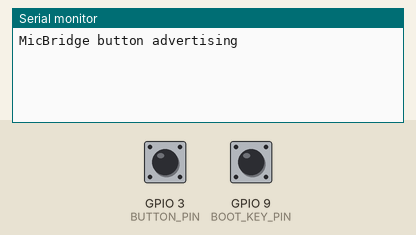
A sketch run on a simulated Seeed XIAO ESP32-C3. Parts: the last lines printed to the serial monitor. The test bench sets the inputs (shaded band); at power-on: GPIO 3 (BUTTON_PIN) HIGH, GPIO 9 (BOOT_KEY_PIN) HIGH. Nothing arrives over Bluetooth unless stated; a phone connects over Bluetooth LE 3 s after start.

Above: at 1.2 s.
1.3 s: GPIO 3 (BUTTON_PIN) pulled LOW for 0.15 s
At 1.43 s:
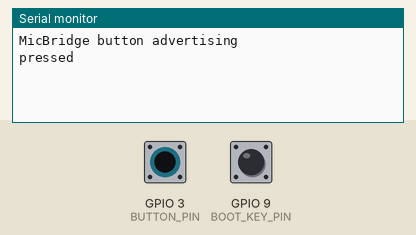
At 2.0 s:
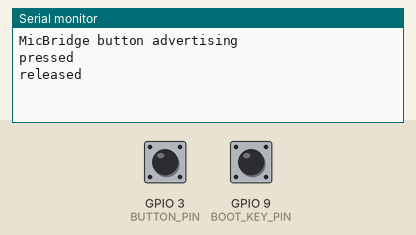

The sketch:

esp32c3_ptt.ino
```cpp
// MicBridge push-to-talk button for Seeed XIAO ESP32C3.
//
// Wiring: momentary button between D1 (GPIO3) and GND. No resistor needed (internal pull-up).
// The on-board BOOT button (GPIO9) also works as a talk button, handy before wiring anything.
// Attach the U.FL antenna that ships with the board, otherwise BLE range is only ~1 m.
//
// Board: "XIAO_ESP32C3" (esp32 core 3.x, built-in BLE library, no extra dependency).
//
// GATT contract (must match app/src/main/java/com/jack/micbridge/ble/ButtonProtocol.kt):
//   service  8f1d0001-6b5c-4c3e-9a2e-5f3b7d9c0a11
//   state    8f1d0002-6b5c-4c3e-9a2e-5f3b7d9c0a11  read + notify, payload [state, seq]
//            state 1 = pressed, 0 = released; seq wraps 0..255
//   While pressed the packet repeats every HEARTBEAT_MS; the phone mutes if it hears
//   nothing for 1.5 s, so a dead button can never leave the mic open.

#include <BLEDevice.h>
#include <BLEServer.h>
#include <BLE2902.h>

static const int BUTTON_PIN = D1;              // GPIO3. Avoid strapping pins 2, 8, 9 for wiring.
static const int BOOT_KEY_PIN = 9;                 // on-board BOOT button, read only after boot
static const uint32_t LOCKOUT_MS = 25;         // ignore contact bounce after an accepted edge
static const uint32_t HEARTBEAT_MS = 400;
static const char *DEVICE_NAME = "MicBridge-BTN";

#define SERVICE_UUID "8f1d0001-6b5c-4c3e-9a2e-5f3b7d9c0a11"
#define STATE_UUID   "8f1d0002-6b5c-4c3e-9a2e-5f3b7d9c0a11"

static BLECharacteristic *stateChar = nullptr;
static volatile bool connected = false;
static bool pressed = false;
static uint8_t seq = 0;
static uint32_t lastEdgeMs = 0;
static uint32_t lastSentMs = 0;

static bool buttonDown() {
  return digitalRead(BUTTON_PIN) == LOW || digitalRead(BOOT_KEY_PIN) == LOW;
}

static void publish() {
  uint8_t payload[2] = {static_cast<uint8_t>(pressed ? 1 : 0), seq++};
  stateChar->setValue(payload, sizeof(payload));  // also what a fresh client reads
  if (connected) stateChar->notify();
  lastSentMs = millis();
}

class ServerCallbacks : public BLEServerCallbacks {
  void onConnect(BLEServer *server) override {
    connected = true;
  }
  void onDisconnect(BLEServer *server) override {
    connected = false;
    BLEDevice::startAdvertising();  // be discoverable again right away
  }
};

void setup() {
  pinMode(BUTTON_PIN, INPUT_PULLUP);
  pinMode(BOOT_KEY_PIN, INPUT_PULLUP);
  Serial.begin(115200);
  // USB-CDC blocks on a full TX buffer when no host is reading. Never let a debug print
  // stall button handling: drop output instead of waiting.
  Serial.setTxTimeoutMs(0);

  BLEDevice::init(DEVICE_NAME);
  BLEServer *server = BLEDevice::createServer();
  server->setCallbacks(new ServerCallbacks());

  BLEService *service = server->createService(SERVICE_UUID);
  stateChar = service->createCharacteristic(
      STATE_UUID, BLECharacteristic::PROPERTY_READ | BLECharacteristic::PROPERTY_NOTIFY);
#if defined(CONFIG_BLUEDROID_ENABLED)
  stateChar->addDescriptor(new BLE2902());  // NimBLE adds the CCCD automatically
#endif
  pressed = buttonDown();
  uint8_t initial[2] = {static_cast<uint8_t>(pressed ? 1 : 0), seq};
  stateChar->setValue(initial, sizeof(initial));
  service->start();

  // 128-bit UUID fills most of the 31-byte advert, so the name goes in the scan response.
  BLEAdvertising *adv = BLEDevice::getAdvertising();
  adv->addServiceUUID(SERVICE_UUID);
  adv->setScanResponse(true);
  BLEDevice::startAdvertising();
  Serial.println("MicBridge button advertising");
}

void loop() {
  const uint32_t now = millis();
  const bool down = buttonDown();

  // React on the first edge (lowest latency), then ignore bounce for LOCKOUT_MS.
  if (down != pressed && now - lastEdgeMs >= LOCKOUT_MS) {
    pressed = down;
    lastEdgeMs = now;
    publish();
    if (Serial) Serial.println(pressed ? "pressed" : "released");
  } else if (pressed && connected && now - lastSentMs >= HEARTBEAT_MS) {
    publish();
  }
  delay(2);
}
```

Measured:
- after the input at 1.3 s, the serial monitor: prints a new line at once (image 1)
